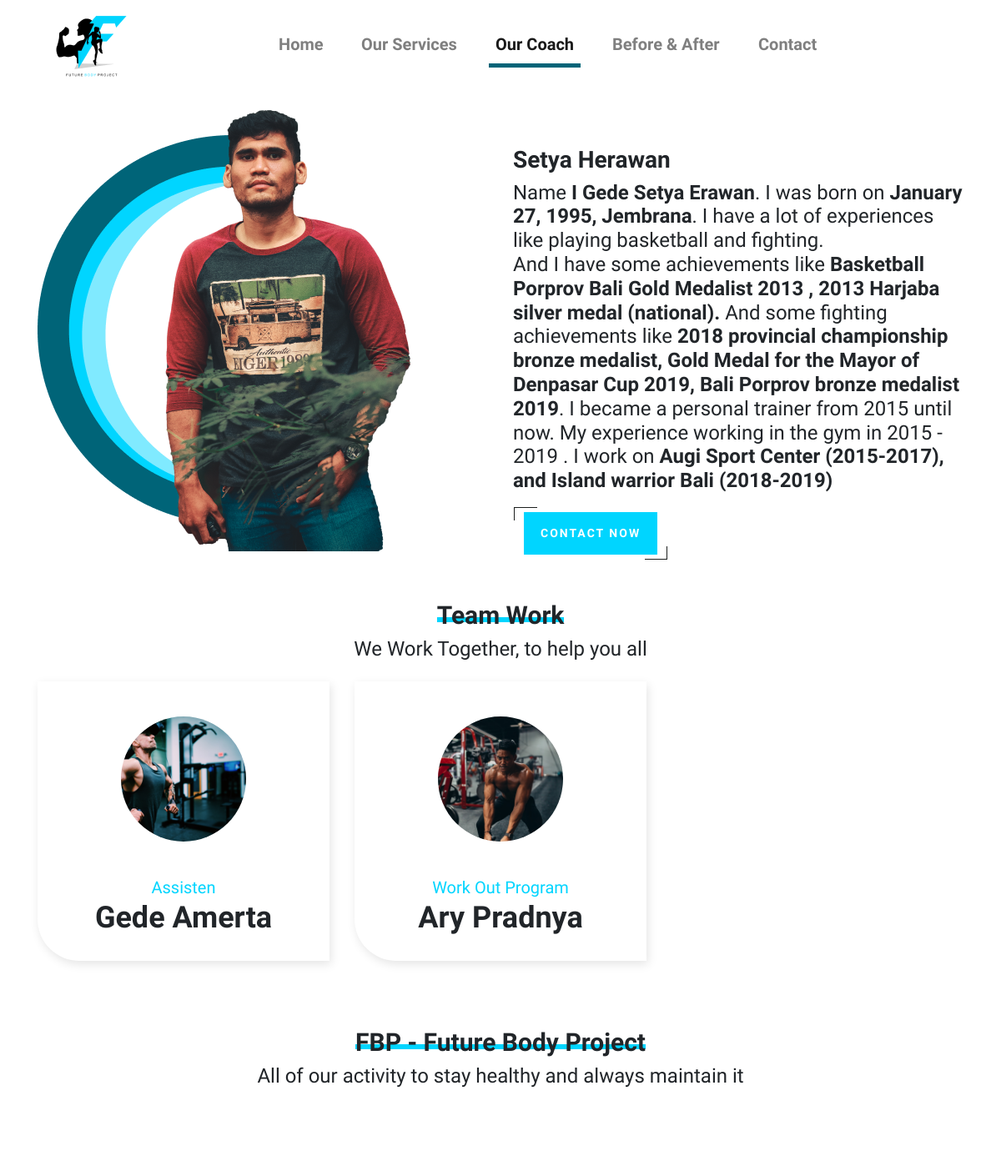
The app's page /home/coach (upper part), older data.
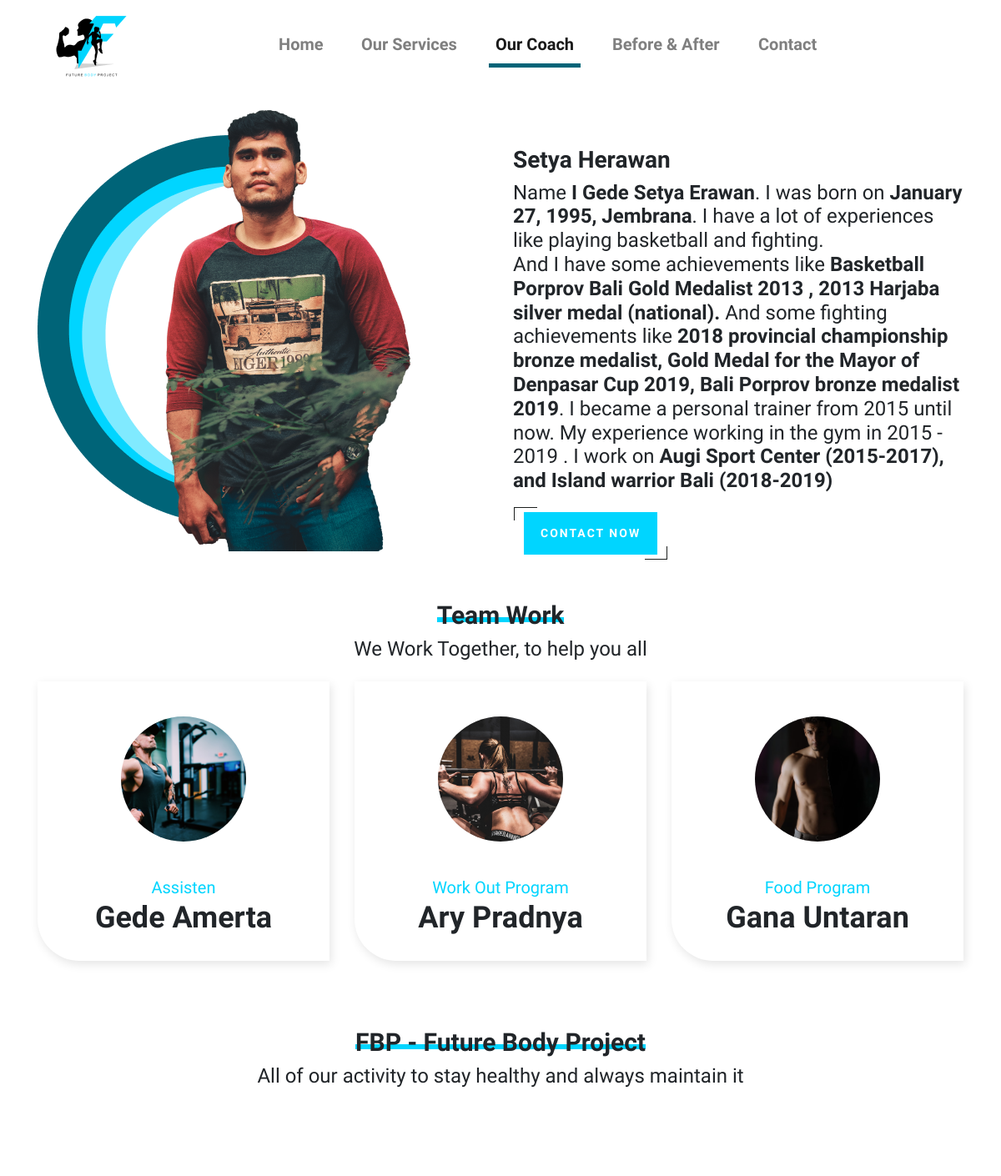
The same page, newer data.
### tables this page shows
CREATE TABLE `coach_profile` (
  `id` int(11) NOT NULL,
  `name` varchar(100) NOT NULL,
  `job` varchar(100) NOT NULL,
  `photos` varchar(255) NOT NULL,
  `created_at` datetime NOT NULL DEFAULT CURRENT_TIMESTAMP
);

### app/core/Controller.php (called while the page is built, shortened)
<?php
class Controller
{
    public function view($view, $data = [])
    {
        require_once 'app/views/'. $view . '.php';
    }
    public function model($model)
    {
        return new $model;
    }
}

### app/controllers/home.php (called while the page is built, shortened)
<?php
class Home extends Controller
{
    public function coach()
    {
        $data['title'] = 'Future Body Project - Coach';
        $data['set_active'] = 'our-coach';
        $data['coach'] = $this->model("Coach_model")->getAllCoach();
        $data['docs'] = $this->model("Documentation_model")->getAllDocs();
        $this->view('home/our-coach', $data);
    }
}

### app/core/App.php (called while the page is built, shortened)
<?php
class App
{
    protected $method = 'index';
    protected $params = [];
    public function __construct()
    {
        $url = $this->parseURL();
        if (file_exists('app/controllers/'. $url[0] .'.php')) {
            unset($url[0]);
        }
        $this->controller = new $this->controller;
        if (isset($url[1])) {
            if(method_exists($this->controller, $url[1])) {
                $this->method = $url[1];
            }
        }
        call_user_func_array([$this->controller, $this->method], $this->params);
    }
    public function parseURL()
    {
        if (isset($_GET['url'])) {
            $url = rtrim($_GET['url'], '/');
            $url = filter_var($url, FILTER_SANITIZE_URL);
            $url = explode('/', $url);
            return $url;
        }
    }
}

### index.php (called while the page is built, shortened)
<?php
$app = new App;

### app/core/Database.php (called while the page is built, shortened)
<?php
class Database
{
    private $host = DB_HOST;
    private $user = DB_USER;
    private $pass = DB_PASS;
    private $name = DB_NAME;
    private $dbh;
    private $stmt;
    public function __construct()
    {
        $dsn = 'mysql:host=' . $this->host . ';dbname=' . $this->name;
        $option = [
            PDO::ATTR_PERSISTENT => true,
            PDO::ATTR_ERRMODE => PDO::ERRMODE_EXCEPTION
        ];
        try {
            $this->dbh = new PDO($dsn, $this->user, $this->pass, $option);
        } catch (PDOException $e) {
            die($e->getMessage());
        }
    }
    public function query($query)
    {
        $this->stmt = $this->dbh->prepare($query);
    }
    public function execute()
    {
        $this->stmt->execute();
    }
    public function resultAll()
    {
        $this->execute();
        return $this->stmt->fetchAll(PDO::FETCH_ASSOC);
    }
}

### app/models/Coach_model.php (called while the page is built, shortened)
<?php
class Coach_model {
    private $db;
    public function __construct()
    {
        $this->db = new Database;
    }
    public function getAllCoach()
    {
        $this->db->query('SELECT * FROM coach_profile');
        return $this->db->resultAll();
    }
}

### app/views/home/our-coach.php (the view, shortened to what the changed rows need)
<div class="container">
    <div class="row">
        <div class="col-lg-6 col-md-12 col-sm-12">
            <div class="coach-biodata">
                <h1 class="title-coach-page" data-aos="fade-left" data-aos-delay="1000">
                    Setya Herawan
                </h1>
                <h2 class="subtitle-coach-page" data-aos="fade-left" data-aos-delay="1500">
                    Name <span class="font-weight-bold">I Gede Setya Erawan</span>. I
                    was born on
                    <span class="font-weight-bold">January 27, 1995, Jembrana</span>.
                    I have a lot of experiences like playing basketball and fighting.
                    <br />
                    And I have some achievements like
                    <span class="font-weight-bold">Basketball Porprov Bali Gold Medalist 2013 , 2013 Harjaba
                        silver medal (national).</span>
                    And some fighting achievements like
                    <span class="font-weight-bold">2018 provincial championship bronze medalist, Gold Medal for
                        the Mayor of Denpasar Cup 2019, Bali Porprov bronze medalist
                        2019</span>. I became a personal trainer from 2015 until now. My experience
                    working in the gym in 2015 - 2019 . I work on
                    <span class="font-weight-bold">Augi Sport Center (2015-2017), and Island warrior Bali
                        (2018-2019)</span>
                </h2>
            </div>
        </div>
    </div>
</div>
<?php if($data['coach']) : ?>
<div class="container mt-5">
    <div class="row">
        <div class="col-lg-12 col-md-12 text-center">
            <h2 class="text-title">
                <span class="underline-title-text">Team Work</span>
            </h2>
            <h2 class="subtitle-text">
                We Work Together, to help you all
            </h2>
        </div>
    </div>
    <div class="row">
        <?php foreach($data['coach'] as $coach) : ?>
        <div class="col-lg-4 col-md-6 col-sm-6 align-items-center justify-content-center d-flex" data-aos="fade-up"
            data-aos-anchor-placement="top-bottom" data-aos-duration="1000">
            <div class="card-pages-services card mt-3">
                <div class="row no-gutters">
                    <div class="col-lg-12 col-md-12 col-sm-12">
                        <?php if($coach['photos']) : ?>
                        <img class="mx-auto card-img-top image--cover"
                            src="<?= baseurl ?>/assets/images/<?= $coach['photos']?>" alt="">
                        <?php else : ?>
                        <img class="mt-0 image--cover" src="<?= baseurl ?>/assets/images/default.jpg" alt="" />
                        <?php endif; ?>
                    </div>
                    <div class="col-lg-12 col-md-12 col-sm-12">
                        <div class="card-body card-body-packages">
                            <p class="card-text subtitle-packages text-center" style="color: #00d5ff; margin:0">
                                <?= $coach['job']?>
                            </p>
                            <h3 class="card-title title-packages-card text-center" style="margin: 0;">
                                <?= $coach['name']?></h3>
                        </div>
                    </div>
                </div>
            </div>
        </div>
        <?php endforeach; ?>
    </div>
</div>
<?php else : ?>
<?php endif; ?>
<div class="container" style="margin-top: 5em">
    <div class="row">
        <div class="col-lg-12 col-md-12 text-center">
            <h2 class="text-title">
                <span class="underline-title-text">FBP - Future Body Project</span>
            </h2>
            <h2 class="subtitle-text">
                All of our activity to stay healthy and always maintain it
            </h2>
        </div>
    </div>
</div>

Row changes from the older to the newer data that the page shows:
changed coach_profile "Ary Pradnya": photos: a different picture
added coach_profile: photos (picture), job "Food Program", name "Gana Untaran"
